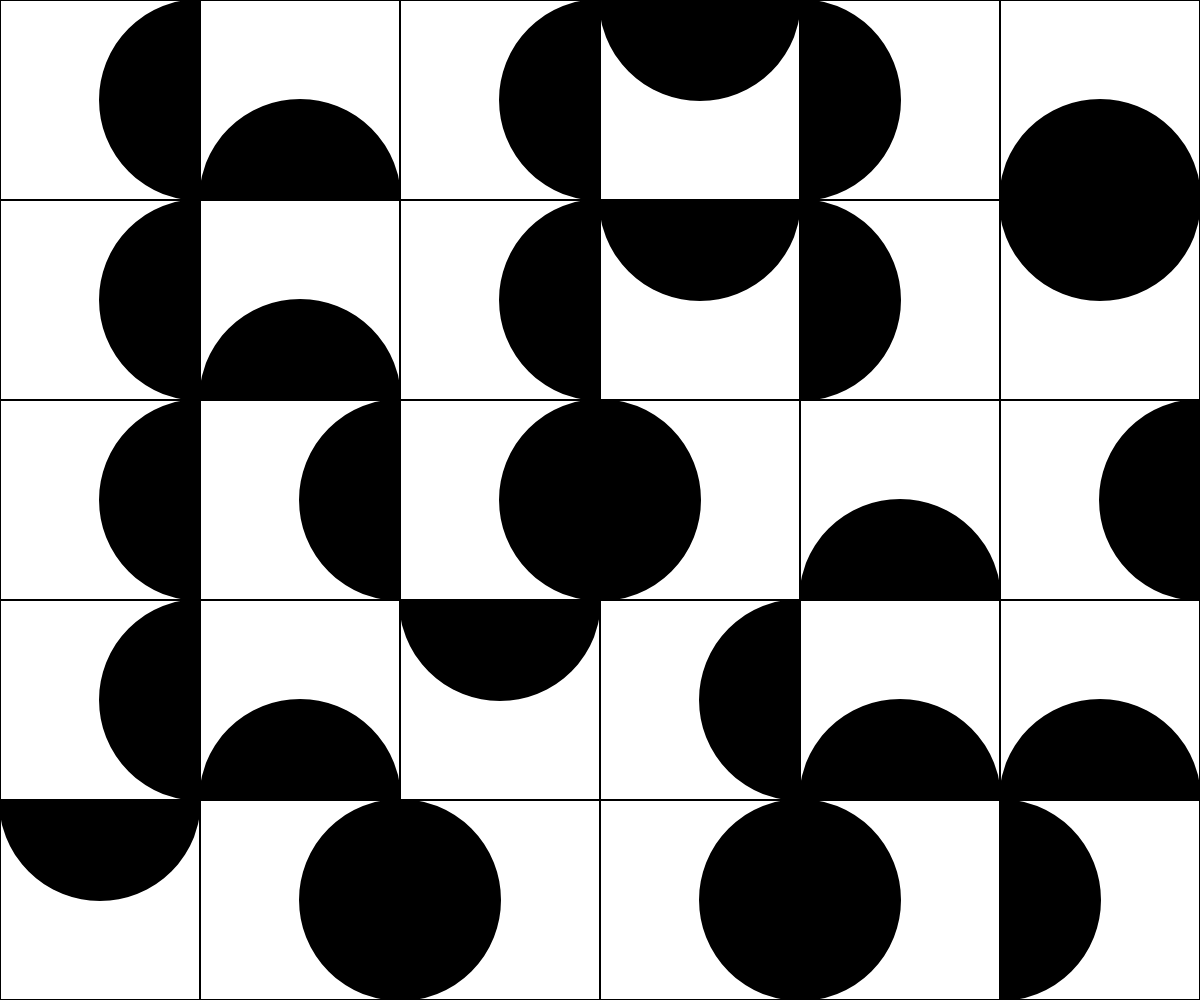
Frame 1 (no input)
Frame 60 (no input): identical to frame 1, image omitted
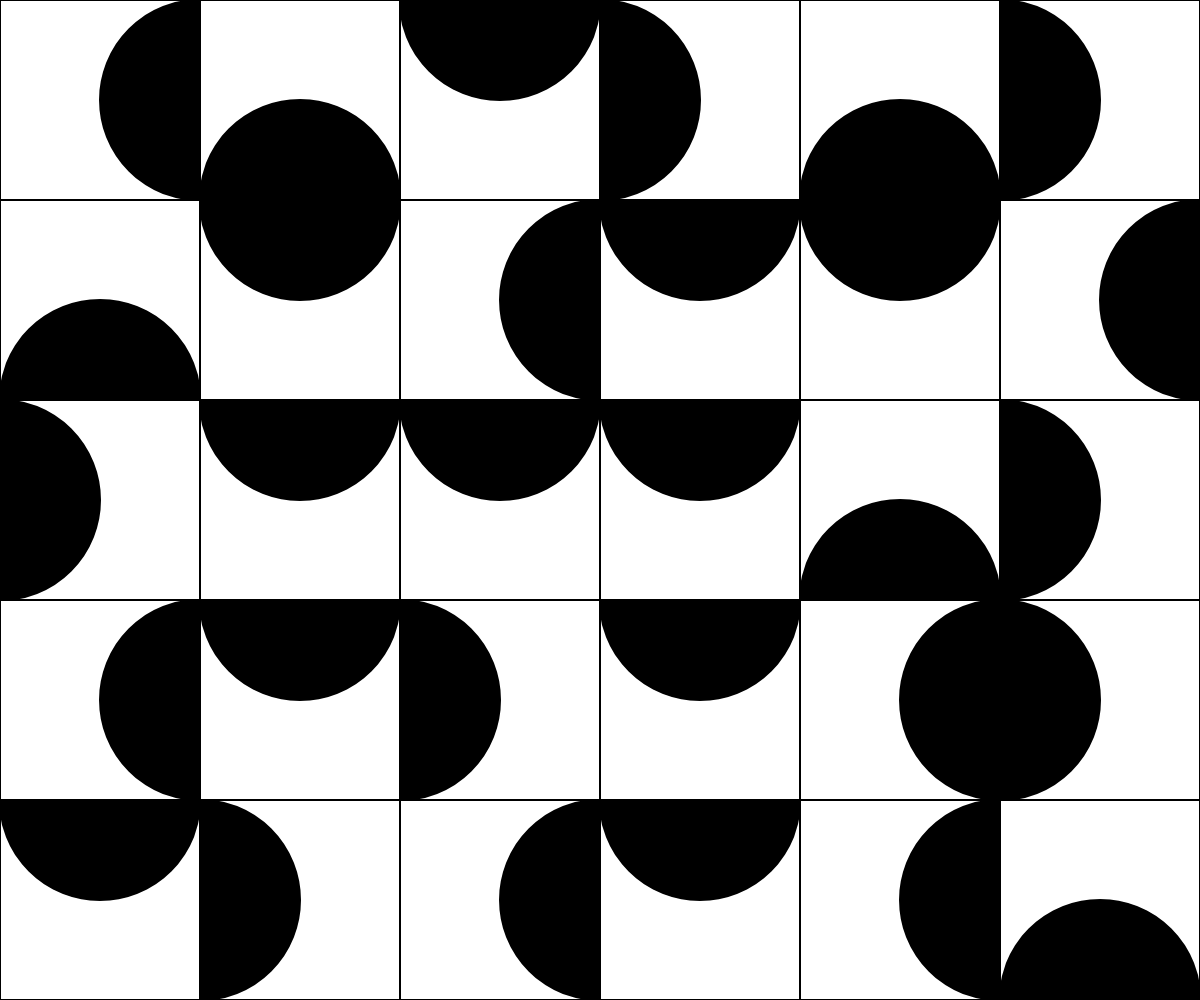
Frame 120 (the mouse pressed at the canvas centre since frame 60)

The p5.js sketch that drew these frames (run headless with seeded random() and noise() and a simulated clock; from frame 60 on, the mouse is pressed at the canvas centre):

// p5.js sketch
// ── sketch.js
/*
Inspired by Zdeněk Sýkora's Red-Green Structure 1, 1968, and based onb2renger's offscreen graphics 6:
https://b2renger.github.io/p5js_patterns/pg_6/
*/

//declare variables
let cellSize;
let pg;
let seed = 100;


function setup() {
  createCanvas(windowWidth, windowHeight);
  //set the imagemode to center(draw from center point)
  imageMode(CENTER);
  
  //Generate the tile design
  makeTileDesign();
}

function draw() {
  background(255);
  randomSeed(seed);
  
   //loop through the canvas to place the tile pattern in a grid
  
  for (let x = cellSize/2; x <= width; x += cellSize) {
    for (let y = cellSize/2; y <= height; y += cellSize) {
      push();
      translate(x, y);
      let angle = (TWO_PI * round(random(1, 5))) / 4;
      rotate(angle); //rotate the tile by the chosen angle
      // draw the off-screen pixel graphics onto the canvas
      // just like an image file
      image(pg, 0, 0);
      pop();
    }
  }
}

function makeTileDesign() {
  cellSize = min(width / 5, height / 5);
  
  // create an extra buffer of pixels "off screen"
  // on which to draw shapes (just like drawing on the canvas)
  // it needs a width and height (just like the canvas)
  pg = createGraphics(cellSize, cellSize);
  // draw a shape on it
  pg.noFill(0);
  pg.strokeWeight(2)
  pg.square(0, 0, cellSize);
  // draw another shape on it
  pg.fill(0);
  pg.circle(0, pg.height / 2, pg.width);

}

function mousePressed() {
  seed = random(50000);
}

function windowResized() {
  resizeCanvas(windowWidth, windowHeight);
  makeTileDesign();
}
